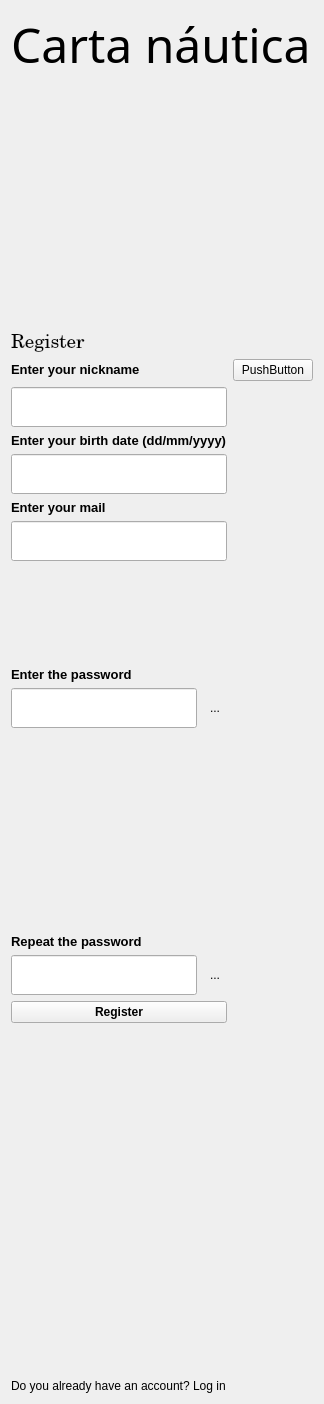
      <widget class="QWidget" name="Register">
       <layout class="QGridLayout" name="gridLayout_9">
        <item row="0" column="0">
         <widget class="QLabel" name="titulo_2">
          <property name="sizePolicy">
           <sizepolicy hsizetype="MinimumExpanding" vsizetype="MinimumExpanding">
            <horstretch>0</horstretch>
            <verstretch>0</verstretch>
           </sizepolicy>
          </property>
          <property name="font">
           <font>
            <family>Castellar</family>
            <pointsize>36</pointsize>
           </font>
          </property>
          <property name="text">
           <string>Carta náutica</string>
          </property>
         </widget>
        </item>
        <item row="1" column="0">
         <layout class="QGridLayout" name="gridLayout_10">
          <item row="17" column="1" colspan="2">
           <widget class="QPushButton" name="buttonRegister">
            <property name="font">
             <font>
              <bold>true</bold>
             </font>
            </property>
            <property name="text">
             <string>Register</string>
            </property>
           </widget>
          </item>
          <item row="16" column="1">
           <widget class="QLineEdit" name="enter_password_r2">
            <property name="minimumSize">
             <size>
              <width>0</width>
              <height>40</height>
             </size>
            </property>
           </widget>
          </item>
          <item row="5" column="1" colspan="2">
           <widget class="QLabel" name="label_enter_nickname_2">
            <property name="sizePolicy">
             <sizepolicy hsizetype="Preferred" vsizetype="Maximum">
              <horstretch>0</horstretch>
              <verstretch>0</verstretch>
             </sizepolicy>
            </property>
            <property name="font">
             <font>
              <pointsize>10</pointsize>
              <bold>true</bold>
             </font>
            </property>
            <property name="text">
             <string>Enter your birth date (dd/mm/yyyy)</string>
            </property>
           </widget>
          </item>
          <item row="9" column="1" colspan="2">
           <widget class="QLineEdit" name="enter_mail">
            <property name="sizePolicy">
             <sizepolicy hsizetype="MinimumExpanding" vsizetype="MinimumExpanding">
              <horstretch>0</horstretch>
              <verstretch>0</verstretch>
             </sizepolicy>
            </property>
            <property name="minimumSize">
             <size>
              <width>0</width>
              <height>40</height>
             </size>
            </property>
           </widget>
          </item>
          <item row="18" column="1" colspan="2">
           <spacer name="verticalSpacer_15">
            <property name="orientation">
             <enum>Qt::Orientation::Vertical</enum>
            </property>
            <property name="sizeHint" stdset="0">
             <size>
              <width>20</width>
              <height>350</height>
             </size>
            </property>
           </spacer>
          </item>
          <item row="10" column="1">
           <spacer name="verticalSpacer_14">
            <property name="orientation">
             <enum>Qt::Orientation::Vertical</enum>
            </property>
            <property name="sizeHint" stdset="0">
             <size>
              <width>20</width>
              <height>100</height>
             </size>
            </property>
           </spacer>
          </item>
          <item row="3" column="1" colspan="2">
           <widget class="QLabel" name="label_enter_nickname">
            <property name="sizePolicy">
             <sizepolicy hsizetype="Preferred" vsizetype="Maximum">
              <horstretch>0</horstretch>
              <verstretch>0</verstretch>
             </sizepolicy>
            </property>
            <property name="font">
             <font>
              <pointsize>10</pointsize>
              <bold>true</bold>
             </font>
            </property>
            <property name="text">
             <string>Enter your nickname</string>
            </property>
           </widget>
          </item>
          <item row="16" column="2">
           <widget class="QToolButton" name="pas3">
            <property name="text">
             <string>...</string>
            </property>
            <property name="checkable">
             <bool>false</bool>
            </property>
            <property name="autoRaise">
             <bool>true</bool>
            </property>
           </widget>
          </item>
          <item row="6" column="1" colspan="2">
           <widget class="QLineEdit" name="enter_birth_date">
            <property name="sizePolicy">
             <sizepolicy hsizetype="MinimumExpanding" vsizetype="MinimumExpanding">
              <horstretch>0</horstretch>
              <verstretch>0</verstretch>
             </sizepolicy>
            </property>
            <property name="minimumSize">
             <size>
              <width>0</width>
              <height>40</height>
             </size>
            </property>
           </widget>
          </item>
          <item row="8" column="1" colspan="2">
           <widget class="QLabel" name="label_enter_nickname_3">
            <property name="sizePolicy">
             <sizepolicy hsizetype="Preferred" vsizetype="Maximum">
              <horstretch>0</horstretch>
              <verstretch>0</verstretch>
             </sizepolicy>
            </property>
            <property name="font">
             <font>
              <pointsize>10</pointsize>
              <bold>true</bold>
             </font>
            </property>
            <property name="text">
             <string>Enter your mail</string>
            </property>
           </widget>
          </item>
          <item row="13" column="2">
           <widget class="QToolButton" name="pas2">
            <property name="text">
             <string>...</string>
            </property>
            <property name="autoRaise">
             <bool>true</bool>
            </property>
           </widget>
          </item>
          <item row="13" column="1">
           <widget class="QLineEdit" name="enter_password_r1">
            <property name="minimumSize">
             <size>
              <width>0</width>
              <height>40</height>
             </size>
            </property>
           </widget>
          </item>
          <item row="2" column="1" colspan="2">
           <widget class="QLabel" name="label_Register">
            <property name="font">
             <font>
              <family>Century</family>
              <pointsize>14</pointsize>
             </font>
            </property>
            <property name="text">
             <string>Register</string>
            </property>
           </widget>
          </item>
          <item row="14" column="1">
           <spacer name="verticalSpacer_13">
            <property name="orientation">
             <enum>Qt::Orientation::Vertical</enum>
            </property>
            <property name="sizeHint" stdset="0">
             <size>
              <width>20</width>
              <height>200</height>
             </size>
            </property>
           </spacer>
          </item>
          <item row="4" column="1" colspan="2">
           <widget class="QLineEdit" name="enter_nickname_reg">
            <property name="sizePolicy">
             <sizepolicy hsizetype="MinimumExpanding" vsizetype="MinimumExpanding">
              <horstretch>0</horstretch>
              <verstretch>0</verstretch>
             </sizepolicy>
            </property>
            <property name="minimumSize">
             <size>
              <width>0</width>
              <height>40</height>
             </size>
            </property>
           </widget>
          </item>
          <item row="15" column="1" colspan="2">
           <widget class="QLabel" name="label_password_4">
            <property name="font">
             <font>
              <pointsize>10</pointsize>
              <bold>true</bold>
             </font>
            </property>
            <property name="text">
             <string>Repeat the password</string>
            </property>
           </widget>
          </item>
          <item row="11" column="1" colspan="2">
           <widget class="QLabel" name="label_password_3">
            <property name="font">
             <font>
              <pointsize>10</pointsize>
              <bold>true</bold>
             </font>
            </property>
            <property name="text">
             <string>Enter the password</string>
            </property>
           </widget>
          </item>
          <item row="1" column="1">
           <spacer name="verticalSpacer_16">
            <property name="orientation">
             <enum>Qt::Orientation::Vertical</enum>
            </property>
            <property name="sizeHint" stdset="0">
             <size>
              <width>20</width>
              <height>250</height>
             </size>
            </property>
           </spacer>
          </item>
          <item row="3" column="3">
           <widget class="QPushButton" name="PerfilImageRegister">
            <property name="text">
             <string>PushButton</string>
            </property>
           </widget>
          </item>
         </layout>
        </item>
        <item row="2" column="0">
         <widget class="QLabel" name="iniciar_sesion">
          <property name="text">
           <string>Do you already have an account? Log in</string>
          </property>
         </widget>
        </item>
       </layout>
      </widget>
